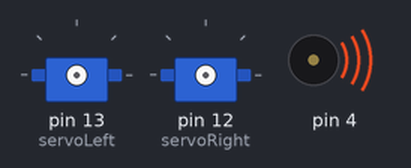
Bench run of a sketch on a simulated Arduino Uno, built with avr-gcc and run on an emulated ATmega328P. On the bench: 2 × servo, buzzer (waves = sounding).

Above: at 0.1 s.
At 1.8 s:
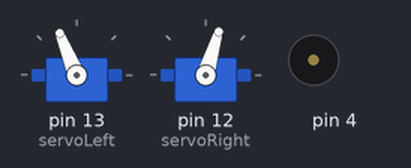
Timing chart, 0 to 3.3 s (numbered marks = the images above):
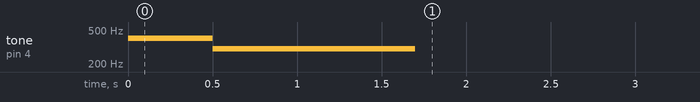

The sketch:

tone_dead.ino
```cpp
#include <Servo.h>
Servo servoLeft;
Servo servoRight;// Declare left servo signal

void setup() {
  tone(4, 400, 500);
  delay(500);
  tone(4, 300, 1200);
  delay(1200);

  servoLeft.attach(13);                      // Attach left signal to pin 13
  servoRight.attach(12);                     // Attach right signal to pin 12

  // Full speed forward
  servoLeft.writeMicroseconds(1700);         // Left wheel counterclockwise
  servoRight.writeMicroseconds(1300);        // Right wheel clockwise
  delay(3000);                               // ...for 3 seconds

  servoLeft.detach();                        // Stop sending servo signals
  servoRight.detach();
}

void loop()                                  // Main loop auto-repeats
{
}
```
